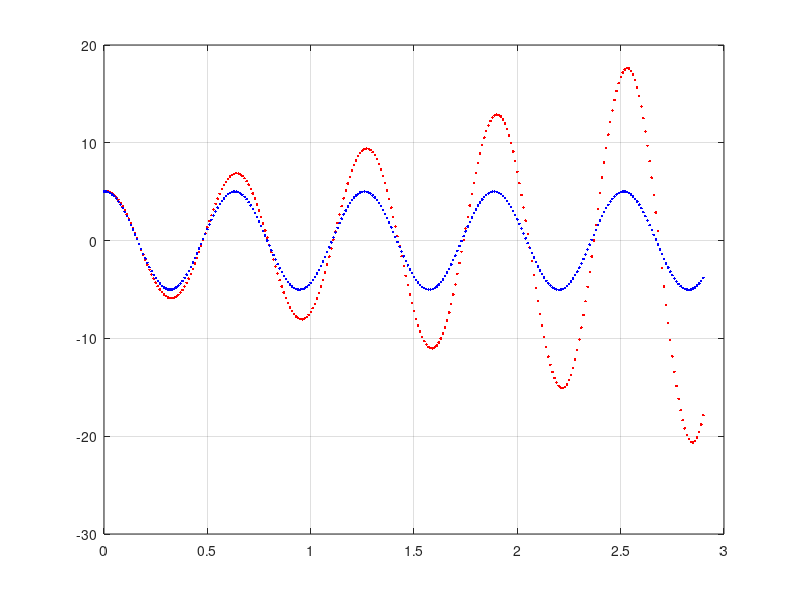
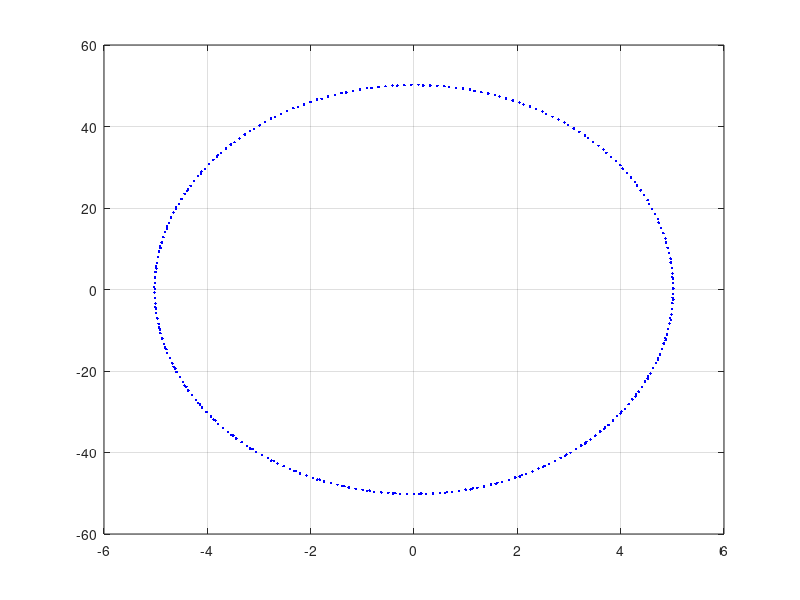

The MATLAB script that drew these images, in order:
function graf_ej7b
    y10=5;
    y20=3;
    t0=0;
    Dt = 0.01;
    NDt = 291;
    w = 0.5;

    y = zeros(2,NDt);
    yE = zeros(2,NDt);
    t = zeros(1,NDt);
    k1 = zeros(2,1);
    k2 = zeros(2,1);

    y(1,1) = y10;
    y(2,1) = y20;

    yE(1,1) = y10;
    yE(2,1) = y20;
    t(1) = t0;

    function [edo] = f_edo(y,t)
        edo(1,1) = y(2);
        edo(2,1) = -100 * y(1);
    end

    # Euler
    for j=1:NDt - 1
        ya = yE(:,j);
        k1 = Dt * f_edo(ya,t(j));
        yE(:,j+1) = ya + k1;
        t(j+1) = t(j) + Dt;
    end
    # Runge Kutta 2do Orden
    for j=1: NDt - 1
        ya = y(:,j);
        k1 = Dt * f_edo(ya,t(j));

        tg = t(j) + Dt/(2*w);
        yg = ya + k1/(2*w);

        k2 = Dt * f_edo(yg,tg);

        y(:,j+1) = ya + (1-w) * k1 + (w * k2);
        t(j+1) = t(j) + Dt;
    end

    figure(1)
    plot(t,yE(1,:),'.r',t,y(1,:),'.b')
    grid on

    figure(2)
    plot(y(1,:),y(2,:),'.b')
    grid on
endfunction